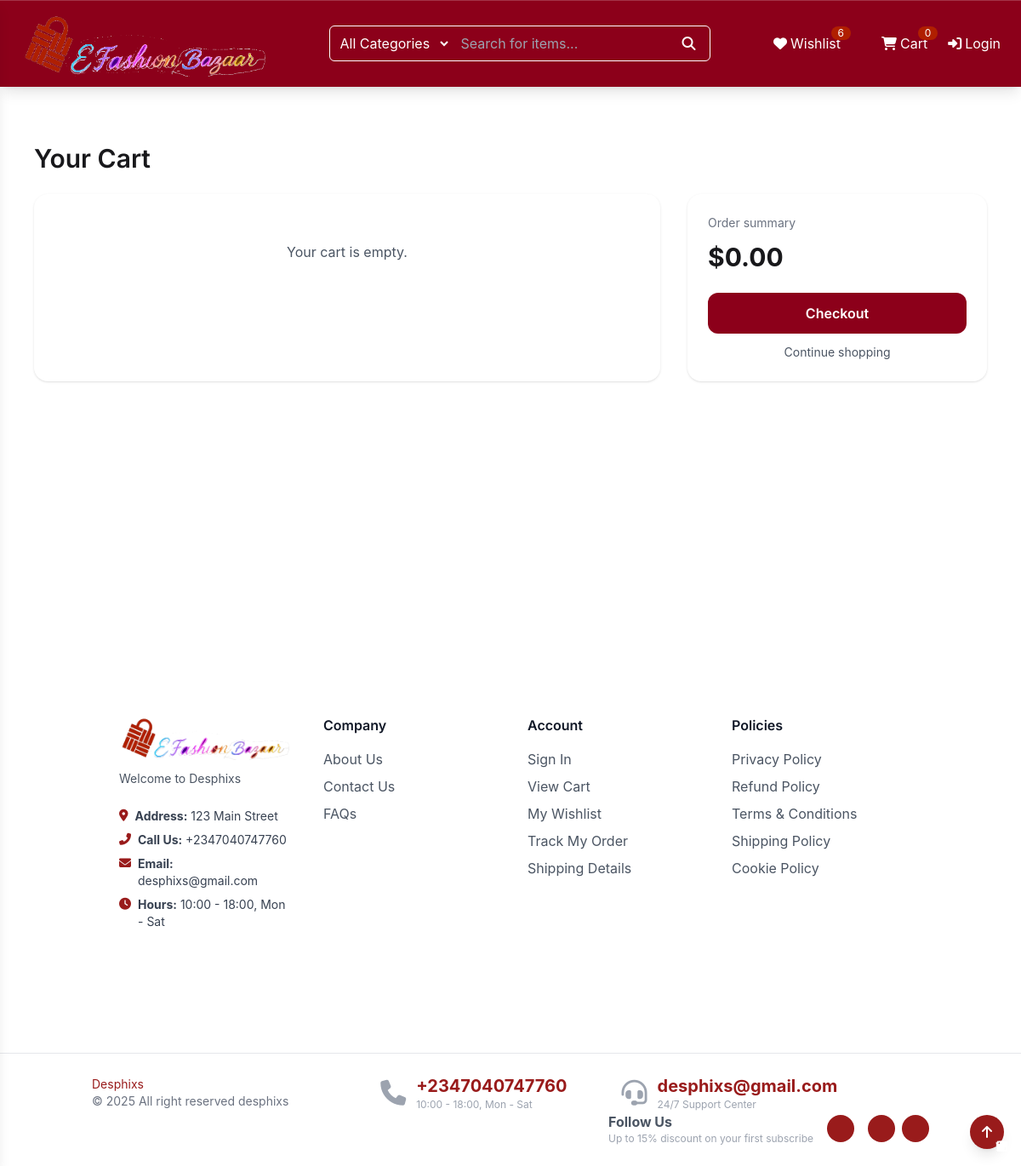
Page /cart/ on the committed database.
### addon/models.py (models this page shows, shortened)
class SiteConfiguration(models.Model):
    site_name = models.CharField(max_length=255, default="My Website")
    site_header = models.CharField(max_length=255, default="My Website Admin")
    site_brand = models.CharField(max_length=255, default="My Website Brand")
    site_logo = models.ImageField(upload_to="branding/", null=True, blank=True)
    login_logo = models.ImageField(upload_to="branding/", null=True, blank=True)
    favicon = models.ImageField(upload_to="branding/", null=True, blank=True)
    welcome_text = models.CharField(max_length=255, default="Welcome to My Website")
    footer_text = models.CharField(max_length=255, default="© 2025 My Website")
    address = models.CharField(max_length=255, blank=True, null=True, help_text="Company address shown in footer/contact")
    phone = models.CharField(max_length=50, blank=True, null=True, help_text="Primary phone number")
    email = models.EmailField(blank=True, null=True, help_text="Support or sales email")
    working_hours = models.CharField(max_length=100, blank=True, null=True, help_text="e.g. 10:00 - 18:00, Mon - Sat")
    singleton = models.BooleanField(default=True, editable=False)
    currency_abbr = models.CharField(max_length=255, blank=True, null=True, default="$", help_text="$")
    currency_symbol = models.CharField(max_length=255, blank=True, null=True, default="USD", help_text="USD")
    class Meta:
        verbose_name = "Site Configuration"
        verbose_name_plural = "Site Configuration"
    @classmethod
    def get_solo(cls):
        obj, created = cls.objects.get_or_create(pk=1)
        return obj

class SocialLink(models.Model):
    platform_name = models.CharField(max_length=100, help_text='e.g. "Twitter", "LinkedIn"')
    icon_class = models.CharField( max_length=100,  help_text="FontAwesome: fab fa-youtube")
    url = models.CharField(null=True, blank=True)

### store/views.py (the view, shortened to what this page needs)
# urls.py: path('cart/', views.cart_detail, name='cart'),
def cart_detail(request):
    cart = order_models.Cart.get_for_request(request)
    items = cart.items.select_related('product_variation', 'product_variation__product')\
            .prefetch_related('variation_values').all()
    if request.user.is_authenticated:
        addresses = userauths_model.Address.objects.filter(profile__user=request.user)
    else:
        addresses = None
    item_list = []
    total = Decimal('0.00')
    context = {
        'cart': cart,
        'items': item_list,
        'cart_total': total,
        'addresses': addresses,
    }
    return render(request, 'cart.html', context)

### store/templates/cart.html (shortened to what this page needs)
{% extends 'base/base.html' %}
{% load static %}
{% block content %}
<body class="bg-gray-50 text-gray-900">
  <main class="max-w-6xl mx-auto px-4 py-10 mt-32">
    <h1 class="text-3xl font-semibold mb-6">Your Cart</h1>
    <div class="grid grid-cols-1 lg:grid-cols-3 gap-8">
      <section class="lg:col-span-2 bg-white rounded-2xl shadow p-6">
        <div class="space-y-6">
          {% if items %}
            {% for it in items %}
              <article data-cart-item-id="{{ it.id }}" class="flex items-center gap-4 p-4 rounded-xl border border-gray-100">
                <div class="w-20 h-20 bg-gray-100 rounded-lg flex-shrink-0 flex items-center justify-center">
                  <img src="{{ it.product_image.image.url }}">
                </div>
                <div class="flex-1 min-w-0">
                  <div class="flex items-start justify-between">
                    <div>
                      <div class="text-sm font-medium truncate">{{ it.product_name }}</div>
                      <div class="text-xs text-gray-500 truncate mt-1">{{ it.variation_str }}</div>
                      <div class="text-xs text-gray-400 mt-1">SKU: {{ it.sku }}</div>
                    </div>
                    <div class="text-right">
                      <div class="text-sm font-semibold">{{site_config.currency_abbr}}<span class="item-price">{{ it.price }}</span></div>
                      <div class="text-xs text-gray-500">each</div>
                    </div>
                  </div>
                  <div class="mt-4 flex items-center justify-between">
                    <div class="flex items-center gap-3">
                      <div class="inline-flex items-center rounded-full bg-gray-100 px-1">
                        <button class="qty-btn px-3 py-1 text-lg font-bold" data-action="decrement">−</button>
                        <input class="w-12 text-center bg-transparent outline-none quantity-input" value="{{ it.quantity }}" type="number" min="0" step="1" />
                        <button class="qty-btn px-3 py-1 text-lg font-bold" data-action="increment">+</button>
                      </div>
                      <div class="text-xs text-gray-500">Stock: <span class="stock-count">{{ it.stock_quantity }}</span></div>
                    </div>
                    <div class="text-right">
                      <div class="text-sm text-gray-500">Subtotal</div>
                      <div class="text-lg font-semibold">{{site_config.currency_abbr}}<span class="item-subtotal">{{ it.subtotal }}</span></div>
                    </div>
                  </div>
                </div>
              </article>
            {% endfor %}
          {% else %}
            <div class="p-8 text-center text-gray-600">Your cart is empty.</div>
          {% endif %}
        </div>
      </section>
      <aside class="bg-white rounded-2xl shadow p-6">
        <div class="mb-6">
          <div class="text-sm text-gray-500">Order summary</div>
          <div class="mt-3 text-3xl font-bold">{{site_config.currency_abbr}}<span id="cart-total">{{ cart_total }}</span></div>
        </div>
        <div class="space-y-3">
  {% if user.is_authenticated %}
    <a
      id="checkout-btn"
      href="{% url 'store:checkout_start' %}"
      class="w-full block text-center py-3 rounded-xl bg-[#8C001A] text-white font-semibold hover:bg-[#7a0016] transition"
      role="button"
    >
      Checkout
    </a>
  {% else %}
    <a
      id="checkout-btn"
      href="{% url 'userauths:login' %}?next={% url 'store:checkout_start' %}"
      class="w-full block text-center py-3 rounded-xl bg-[#8C001A] text-white font-semibold hover:bg-[#7a0016] transition"
    >
      Checkout
    </a>
  {% endif %}
  <a href="/" class="block text-center text-sm text-gray-600">Continue shopping</a>
</div>
      </aside>
    </div>
  </main>
</body>
</html>
{% endblock content %}

### templates/partials/header.html (shortened to what this page needs)
{% load static %}
<nav id="main-nav" class="fixed top-0 left-0 w-full z-50 text-[{{theme_settings.header_text_color}}]"
    data-homepage="{% if is_homepage %}true{% elif request.path == '/' %}true{% else %}false{% endif %}">
    <div id="main-nav-content"
        class="flex items-center justify-between px-4 md:px-6 py-3 border-t border-white/20 transition-all duration-300">
        <a href="{% url 'store:index' %}">
            <img src="{{site_config.site_logo.url}}" alt="Logo" class="object-contain w-32 md:w-[18rem]">
        </a>
        <div id="search-container" class="hidden md:flex items-center border border-white rounded-md overflow-hidden">
            <select class="bg-transparent px-2 py-2 focus:outline-none">
                <option class="bg-black">All Categories </option>
            </select>
            <input type="text" placeholder="Search for items..."
                class="bg-transparent placeholder-white-light px-3 py-2 w-64 focus:outline-none">
            <button class="px-4">
                <i class="fa fa-search"></i>
            </button>
        </div>
        <div class="flex items-center space-x-4 md:space-x-6">
            <a href="{% url 'customer:wishlist' %}" class="relative flex items-center">
                <i class="fa fa-heart mr-1"></i> <span class="hidden md:inline">Wishlist</span>
                <span class="absolute -top-2 -right-3 bg-[#B01F00] text-xs rounded-full px-2">6</span>
            </a>
            <a href="{% url 'store:cart' %}" class="relative flex items-center">
                <i class="fa fa-shopping-cart mr-1"></i> <span class="hidden md:inline">Cart</span>
                <span class="absolute -top-2 -right-3 bg-[#B01F00] text-xs rounded-full px-2">
                    <span class="cart_item_count">
                        {{cart_item_count|default:"0"}}
                    </span>
                </span>
            </a>
            {% if request.user.is_authenticated %}
                <a href="{% url 'customer:dashboard' %}" class="hidden md:flex items-center">
                    <i class="fa fa-user me-2"></i> Account
                </a>
                <a href="{% url 'userauths:logout' %}" class="hidden md:flex items-center">
                    <i class="fa fa-power-off mr-1"></i>
                </a>
            {% else %}
            <a href="{% url 'userauths:login' %}" class="hidden md:flex items-center">
                <i class="fa fa-sign-in-alt mr-1"></i> Login
            </a>
            {% endif %}
        </div>
    </div>
</nav>

### templates/partials/footer.html
{% load static %}
  <footer class="text-gray-600 lg:mt-52 mt-14">
            <div class="container px-5 py-24 mx-auto">
                <div class="mx-auto max-w-8xl px-4 sm:px-6 lg:px-8 py-12">
                    <div class="grid grid-cols-1 gap-10 md:grid-cols-4">
                    <div>
                        <img src="{{ site_config.site_logo.url }}" alt="Logo" class="w-40 md:w-56 object-contain" />
                        <p class="mt-3 text-sm text-gray-600">{{ site_config.site_header }}</p>
                        <ul class="mt-6 space-y-2 text-sm text-gray-700">
                        <li class="flex items-start gap-2">
                            <i class="fas fa-map-marker-alt text-[#991b1b] mt-0.5"></i>
                            <span><strong>Address:</strong> {{ site_config.address }}</span>
                        </li>
                        <li class="flex items-start gap-2">
                            <i class="fas fa-phone-alt text-[#991b1b] mt-0.5"></i>
                            <span><strong>Call Us:</strong> {{ site_config.phone }}</span>
                        </li>
                        <li class="flex items-start gap-2">
                            <i class="fas fa-envelope text-[#991b1b] mt-0.5"></i>
                            <span><strong>Email:</strong> {{ site_config.email }}</span>
                        </li>
                        <li class="flex items-start gap-2">
                            <i class="fas fa-clock text-[#991b1b] mt-0.5"></i>
                            <span><strong>Hours:</strong> {{ site_config.working_hours }}</span>
                        </li>
                        </ul>
                    </div>
                    <div>
                        <h2 class="text-base font-semibold text-gray-900">Company</h2>
                        <ul class="mt-4 space-y-2">
                        <li>
                            <a href="{% url 'addon:about' %}" class="text-gray-600 hover:text-[#991b1b]">About Us</a>
                        </li>
                        <li>
                            <a href="{% url 'addon:contact' %}" class="text-gray-600 hover:text-[#991b1b]">Contact Us</a>
                        </li>
                        <li>
                            <a href="{% url 'addon:faqs' %}" class="text-gray-600 hover:text-[#991b1b]">FAQs</a>
                        </li>
                        </ul>
                    </div>
                    <div>
                        <h2 class="text-base font-semibold text-gray-900">Account</h2>
                        <ul class="mt-4 space-y-2">
                        {% if request.user.is_authenticated %}
                        <li><a href="{% url 'userauths:logout' %}" class="text-gray-600 hover:text-[#991b1b]">Sign Out</a></li>
                        {% else %}
                        <li><a href="{% url 'userauths:login' %}" class="text-gray-600 hover:text-[#991b1b]">Sign In</a></li>
                        {% endif %}
                        <li><a href="{% url 'store:cart' %}" class="text-gray-600 hover:text-[#991b1b]">View Cart</a></li>
                        <li><a href="{% url 'customer:wishlist' %}" class="text-gray-600 hover:text-[#991b1b]">My Wishlist</a></li>
                        <li><a class="text-gray-600 hover:text-[#991b1b]">Track My Order</a></li>
                        <li><a href="{% url 'addon:shipping_policy' %}" class="text-gray-600 hover:text-[#991b1b]">Shipping Details</a></li>
                        </ul>
                    </div>
                    <div>
                        <h2 class="text-base font-semibold text-gray-900">Policies</h2>
                        <ul class="mt-4 space-y-2">
                        <li><a href="{% url 'addon:privacy_policy' %}" class="text-gray-600 hover:text-[#991b1b]">Privacy Policy</a></li>
                        <li><a href="{% url 'addon:refund_policy' %}" class="text-gray-600 hover:text-[#991b1b]">Refund Policy</a></li>
                        <li><a href="{% url 'addon:terms_and_conditions' %}" class="text-gray-600 hover:text-[#991b1b]">Terms &amp; Conditions</a></li>
                        <li><a href="{% url 'addon:shipping_policy' %}" class="text-gray-600 hover:text-[#991b1b]">Shipping Policy</a></li>
                        <li><a href="{% url 'addon:cookie_policy' %}" class="text-gray-600 hover:text-[#991b1b]">Cookie Policy</a></li>
                        </ul>
                    </div>
                    </div>
                </div>
            </div>
            <div class="border-t border-gray-200">
                <div class="container mx-auto py-6 px-5 flex flex-wrap flex-col sm:flex-row items-center">
                    <p class="text-gray-500 text-sm text-center sm:text-left"><span class="text-[#991b1b]">{{site_config.site_name}}</span>
                        <br>{{ site_config.footer_text }}</p>
                    <div class="flex-grow flex justify-center sm:justify-center my-4 sm:my-0 space-x-8">
                        <div class="flex items-center">
                            <i class="fa-solid fa-phone text-3xl text-gray-400"></i>
                            <div class="ml-3">
                                <p class="text-[#991b1b] font-bold text-xl">{{site_config.phone}}</p>
                                <p class="text-xs text-gray-400">{{site_config.working_hours}}</p>
                            </div>
                        </div>
                        <div class="flex items-center">
                            <i class="fas fa-headset text-3xl text-gray-400"></i>
                            <div class="ml-3">
                                <p class="text-[#991b1b] font-bold text-xl">{{site_config.email}}</p>
                                <p class="text-xs text-gray-400">24/7 Support Center</p>
                            </div>
                        </div>
                    </div>
                    <div class="inline-flex sm:ml-auto sm:mt-0 mt-4 justify-center sm:justify-start items-center">
                        <div>
                            <h3 class="font-bold text-md">Follow Us</h3>
                            <p class="text-xs text-gray-400">Up to 15% discount on your first subscribe</p>
                        </div>
                        <div class="flex ml-4 space-x-2">
                            {% for s in social_links %}
                                    <a href="{{s.url}}"
                                    class="text-white bg-[#991b1b] hover:bg-red-900 w-8 h-8 rounded-full inline-flex items-center justify-center">
                                    <i class="{{s.icon_class}}"></i>
                                </a>
                        {% endfor %}
                        </div>
                    </div>
                </div>
            </div>
            <button
                class="fixed bottom-5 right-5 bg-[#991b1b] hover:bg-red-900 text-white w-10 h-10 rounded-full flex items-center justify-center shadow-lg"
                onclick="window.scrollTo({top: 0, behavior: 'smooth'})">
                <i class="fas fa-arrow-up"></i>
            </button>
        </footer>

### rows in the picture
SiteConfiguration: site_logo (picture), currency_abbr "$", site_header "Welcome to Desphixs", address "123 Main Street", phone "+2347040747760", email "desphixs@gmail.com", working_hours "10:00 - 18:00, Mon - Sat", site_name "Desphixs", footer_text "© 2025 All right reserved desphixs"

### other values in the picture
{{ cart_item_count|default:"0" }} "0"
{{ cart_total }} "0.00"
